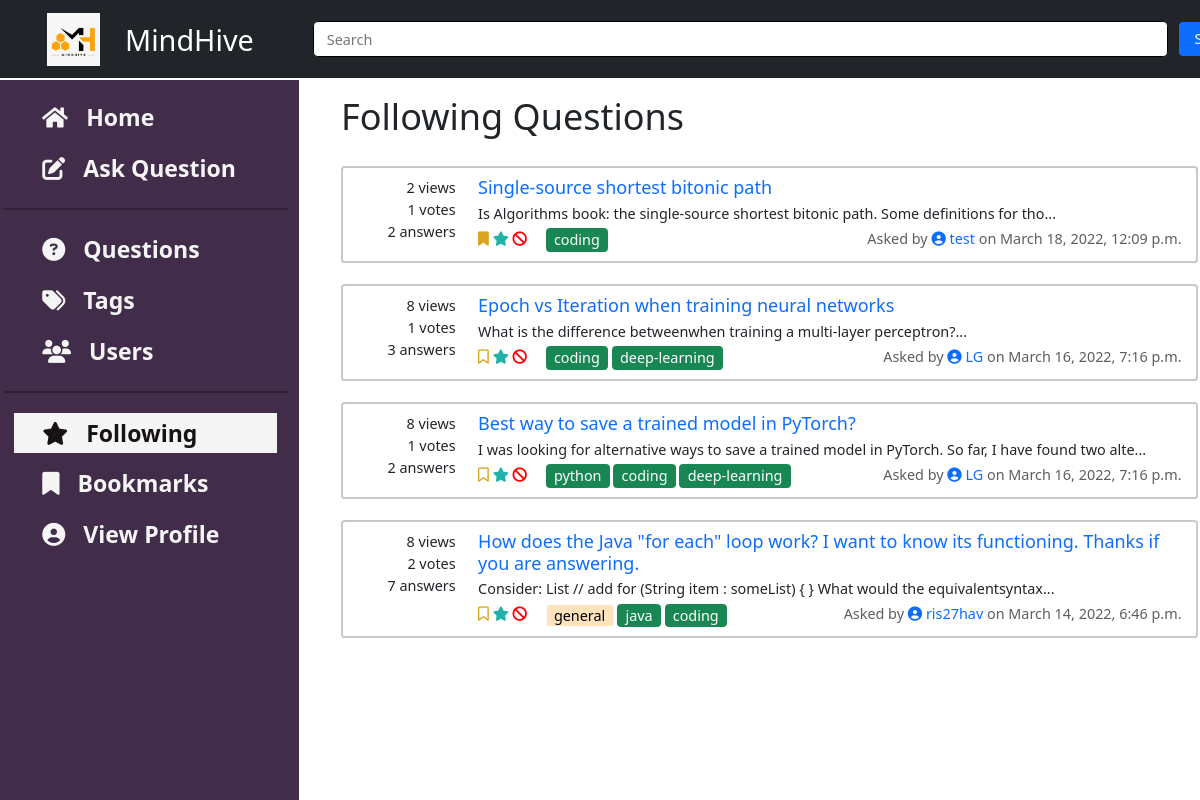
Page /home/following/ (signed in) on the earlier database version.
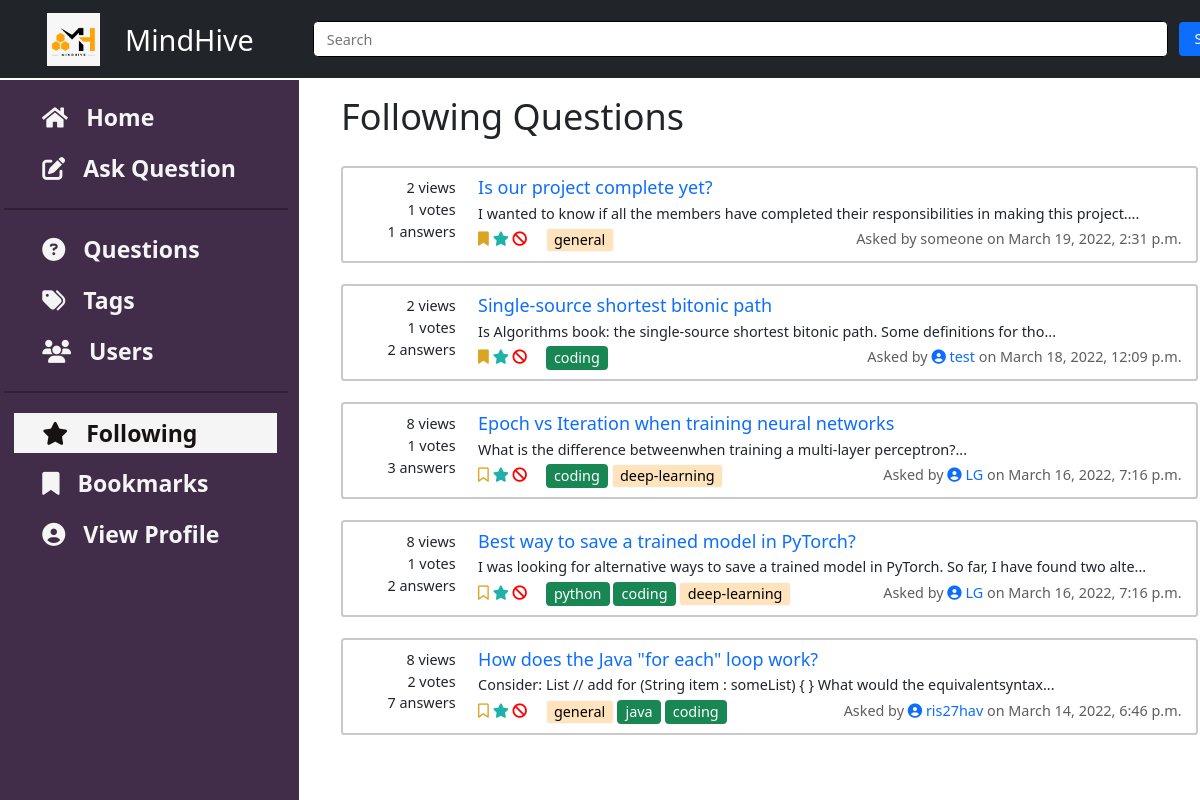
Same page on the later database version.
### questions/models.py (models this page shows, shortened)
class Question(Content):
    title = models.CharField(max_length=100)
    tags = models.ManyToManyField(to='tags.Tag', blank=True)
    viewedBy = models.ManyToManyField(to='users.User', related_name='viewedBy', blank=True)
    def get_votes(self):
        return self.likedBy.count() - self.dislikedBy.count()
    def get_summary_text(self):
        text = re.sub(r'<.*?>|&+.*;+', '', self.text)
        return text[:100] + '...'
    class Meta:
        ordering = ['-pub_date']

### home/models.py (models this page shows, shortened)
class Content(models.Model):
    text = RichTextField()
    author = models.ForeignKey(to='users.User', on_delete=models.SET_NULL, related_name='author', null=True)
    anonymous = models.BooleanField(default=False)
    pub_date = models.DateTimeField('date published', default=datetime.now())
    likedBy = models.ManyToManyField(to='users.User', related_name='likedBy', blank=True)
    dislikedBy = models.ManyToManyField(to='users.User', related_name='dislikedBy', blank=True)
    def get_author_name(self):
        if self.anonymous:
            return 'Anonymous User'
        else:
            return self.author.name
    def get_author_id(self):
        if self.anonymous:
            return 'Anonymous User'
        else:
            return self.author_id

### tags/models.py (models this page shows, shortened)
class Tag(models.Model):
    name = models.CharField(max_length=50)

### users/models.py (models this page shows, shortened)
class User(AbstractUser):
    username = models.CharField(max_length=20,blank=False)
    email = models.EmailField(
        verbose_name='email address',
        max_length=255,
        unique=True,
        blank=False,
    )
    name = models.CharField(max_length=20, blank=True, null=True)
    roll_no=models.CharField(max_length=8, blank=True, null=True)
    profile_image = models.ImageField(upload_to='profile_image', default='default.jpg')
    blocked = models.BooleanField(default=False)
    followingQuestions = models.ManyToManyField(to='questions.Question', related_name='users_following', blank=True)
    bookmarkQuestions = models.ManyToManyField(to='questions.Question', related_name='users_bookmarked', blank=True)
    favouriteTags = models.ManyToManyField(to='tags.Tag', blank=True)
    objects = UserInfoManager()
    USERNAME_FIELD = 'email'
    REQUIRED_FIELDS = ['username' ]

### home/views.py (the view)
# urls.py: path('following/', views.folView, name='following'),
def folView(request):
    user = User.objects.filter(id = request.user.id).values_list('followingQuestions')
    folQuestions = Question.objects.filter(id__in = user).distinct()
    return render(request, 'home/follow_questions.html', {'questions':folQuestions})

### home/templates/home/follow_questions.html (shortened to what this page needs)
{% extends 'questions_list.html' %}
{% block heading %}
Following Questions
{% endblock %}

### templates/questions_list.html (shortened to what this page needs)
{% extends 'base.html' %}
{% block insert_content %}
<h1 class="container">
    {% block heading %}{% endblock %}
</h1>
<br>
<div class="container">
    {% if questions %}
    {%for question in questions%}
    <div class="card d-flex flex-row ">
        <div class="d-flex flex-column align-middle ques-stats">
            <span>{{question.viewedBy.count}} views</span>
            <span>{{question.get_votes}} votes</span>
            <span>{{question.answer_set.count}} answers</span>
        </div>
        <div class="d-flex flex-column">
            <a href="{% url 'questions:view_question' question_id=question.id %}" style="text-decoration: none;">
                <h5 style="margin-bottom: 4px;">{{question.title}}</h5>
            </a>
            <div style="margin-bottom: 4px;">{{question.get_summary_text}}</div>
            <div class="d-flex flex-row">
                <span>
                    <form class="follow-bookmark-form icon-only-buttons" style="display:inline">
                        <button type="submit" class="bookmark" name="action" , value="bookmark">
                            {% if user in question.users_bookmarked.all %}
                            <i class="fa-solid fa-bookmark"></i>
                            {% else %}
                            <i class="fa-regular fa-bookmark"></i>
                            {% endif %}
                        </button>
                        <button type="submit" class="follow" name="action" , value="follow">
                            {% if user in question.users_following.all %}
                            <i class="fa-solid fa-star"></i>
                            {% else %}
                            <i class="fa-regular fa-star"></i>
                            {% endif %}
                        </button>
                    </form>
                    <form class="icon-only-buttons" action="{% url 'questions:report' question.id %}" method="GET"
                        style="display:inline">
                        <button type="submit" name="id" , value={{question.id}}>
                            <i class="fa-solid fa-ban"></i>
                        </button>
                    </form>
                    {% for tag in question.tags.all %}
                    {% if tag in user.favouriteTags.all %}
                    <a class="btn btn-success" style="padding: 0px 8px;" href="#" class="tag_questions">{{tag.name}}</a>
                    {% else %}
                    <a class="btn btn-light" style="padding: 0px 8px; background-color: rgb(255, 227, 189);" href="#"
                        class="tag_questions">{{tag.name}}</a>
                    {% endif %}
                    {% endfor %}
                </span>
                <div class="text-right" style="position: absolute; right: 16px; color: rgb(94, 94, 94);">Asked by
                    {% if question.get_author_name == 'Anonymous User' %}
                    someone
                    {% else %}
                    <a href="{% url 'users:view_user' pk=question.get_author_id %}" style="text-decoration: none;">
                        <i class="fa-solid fa-circle-user"></i>
                        {{question.author.username}}
                    </a>
                    {% endif %}
                    on {{question.pub_date}}
                </div>
            </div>
        </div>
    </div>
    <br />
    {%endfor%}
    {% else %}
    <h2>
        {% block empty_message %}
        No questions to display.
        {% endblock %}
    </h2>
    {% endif %}
</div>
{% endblock %}

### templates/base.html (shortened to what this page needs)
<!DOCTYPE html>
<html lang="en">
{% load static %}
{% load crispy_forms_tags %}
<head>
    <link href="https://cdn.jsdelivr.net/npm/bootstrap@5.1.3/dist/css/bootstrap.min.css" rel="stylesheet"
>
    <link rel="stylesheet" href="https://cdnjs.cloudflare.com/ajax/libs/font-awesome/4.7.0/css/font-awesome.min.css">
    <link href="{% static 'css/master.css'%}" rel="stylesheet" />
</head>
<body id="page-top">
    <nav class="navbar navbar-expand-lg navbar-dark bg-dark fixed-top" id="mainNav">
        <div class="container px-4">
            <a href="{% url 'home:view_home'%}" id="logo">
                <img src="{% static 'media/icon.jpg' %}" alt="MindHive" class="logo-img">
            </a>
            <a class="navbar-brand" href="#page-top">MindHive</a>
            <div class="collapse navbar-collapse" id="navbarResponsive">
                <ul class="navbar-nav ms-auto">
                    <form class="inline-block" method=get action="{% url  'home:search_results' %}">
                        <input class="form-input" type="search" placeholder="Search" aria-placeholder="Search"
                            name="searched" id="search-input">
                        <input type="submit" class="btn btn-fill btn-primary" value=" Search " id="search">
                    </form>
                    <li class="nav-item">
                        <div class="dropdown">
                        </div>
                    </li>
                    <li class="nav-item">
                        <div class="dropdown">
                        </div>
                    </li>
            </div>
        </div>
    </nav>
    <div class='container' id="left">
        <a href="{% url 'home:view_home'%}" class="sect">
            <div class="comp" id="homeButton">
                <i class="fa fa-home"></i>
                &nbsp; Home
            </div>
        </a>
        <a href="{% url 'questions:add_question'%}" class="sect">
            <div class="comp" id="askButton">
                <i class="fa-solid fa-pen-to-square"></i>
                &nbsp; Ask Question
            </div>
        </a>
        <hr color="white" style="border: 0.5px solid rgb(0, 0, 0);" />
        <a href="{% url 'home:view_questions' %}" class="sect">
            <div class="comp" id="questionButton">
                <i class="fa-solid fa-circle-question"></i>
                &nbsp; Questions
            </div>
        </a>
        <a href="{% url 'users:addtags' %}" class="sect">
            <div class="comp" id="tagsButton">
                <i class="fa-solid fa-tags"></i>
                &nbsp; Tags
            </div>
        </a>
        <a href="#" class="sect">
            <div class="comp" id="usersButton">
                <i class="fa-solid fa-users"></i>
                &nbsp; Users
            </div>
        </a>
        <hr color="white" style="border: 0.5px solid rgb(0, 0, 0);" />
        <a href="{%url 'home:following'%}" class="sect">
            <div class="comp" id="followingButton">
                <i class="fa-solid fa-star"></i>
                &nbsp; Following
            </div>
        </a>
        <a href="{%url 'home:bookmarks'%}" class="sect">
            <div class="comp" id="bookmarksButton">
                <i class="fa-solid fa-bookmark"></i>
                &nbsp; Bookmarks
            </div>
        </a>
        <a href="{% url 'users:view_user' user.id%}" class="sect">
            <div class="comp" id="profileButton">
                <i class="fa-solid fa-circle-user"></i>
                &nbsp; View Profile
            </div>
        </a>
    </div>
    <div class="content container">
        {% block insert_content %}{% endblock %}
    </div>
</body>
</html>

### static/css/master.css (style rules this page uses)
* { margin: 0; padding: 0; }
html { scroll-behavior: smooth; zoom: 90%; }
:root { --navbar-height: 59px; }
#logo { color: white; display: flex; padding: 3px 22px; border-radius: 20px; text-decoration: none; }
.logo-img { height: 59px; margin: 3px 6px; }
.inline-block { display: block; width: 950px; height: 40px; }
.form-input { float: none; display: block; text-align: left; width: 100%; margin: 0; padding: 14px; border: 1px solid black; height: 40px; }
.dropdown { display: flex; right: 72px; top: 23px; margin-right: 10px; }
#search { left: 1310px; position: absolute; top: 24.5px; }
#left { position: fixed; float: left; width: 340px; height: 100%; display: flex; flex-direction: column; padding-top: 1%; margin-top: 89px; margin-left: -0.6%; background-color: #412c49; }
#left a { text-decoration: none; text-align: left; font-size: 1.6rem; color: #171313; }
.sect { margin: 6px 12px; padding: 6px 13px; }
.comp { margin: -3px 8px; padding: 0px 10px; font-weight: bold; color: whitesmoke; transition-duration: 0.4s; }
.comp:hover, .sect.active, .sect.active div { color: #171313; background-color: whitesmoke; }
.navbar > .container, .navbar > .container-fluid { margin-left: 0px; }
.navbar-brand { font-size: xx-large; }
input[type="search"] { margin-left: 50px; border-radius: 5px; }
.content { position: absolute; top: 105px; left: 355px; min-width: 100px !important; max-width: 1000px !important; }
.icon-only-buttons button { background-color: transparent; border: none; color: black; padding: 0; margin: 0; }
.icon-only-buttons .fa-ban { color: rgb(255, 0, 0); }
.icon-only-buttons .fa-bookmark { color: goldenrod; }
.icon-only-buttons .fa-star { color: lightseagreen; }
.card { padding: 10px; border: 3px solid rgb(201, 201, 201); }
.ques-stats span { width: 25%; min-width: 140px; text-align: right; padding-right: 25px; }

Differences in the rows shown:
now on this page (row unchanged): Question: viewedBy.count "2", get_votes "1", answer_set.count "1", title "Is our project complete yet?", get_summary_text "I wanted to know if all the members have completed their responsibilities in making this project....", shows "someone", pub_date "March 19, 2022, 2:31 p.m.", Tag (name "general")
changed Question "ris27hav": title "How does the Java \"for each\" loop work? I want to know its functioning. Thanks if you are answering." → "How does the Java \"for each\" loop work?"
